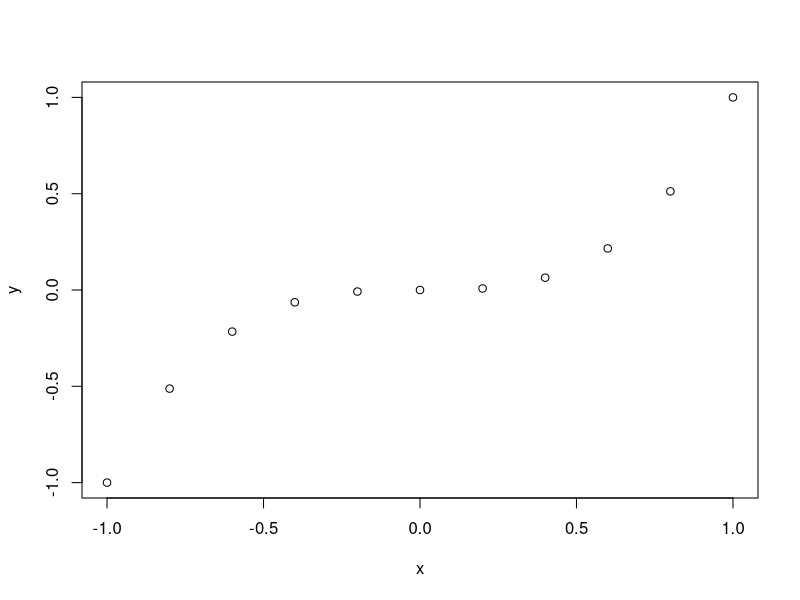
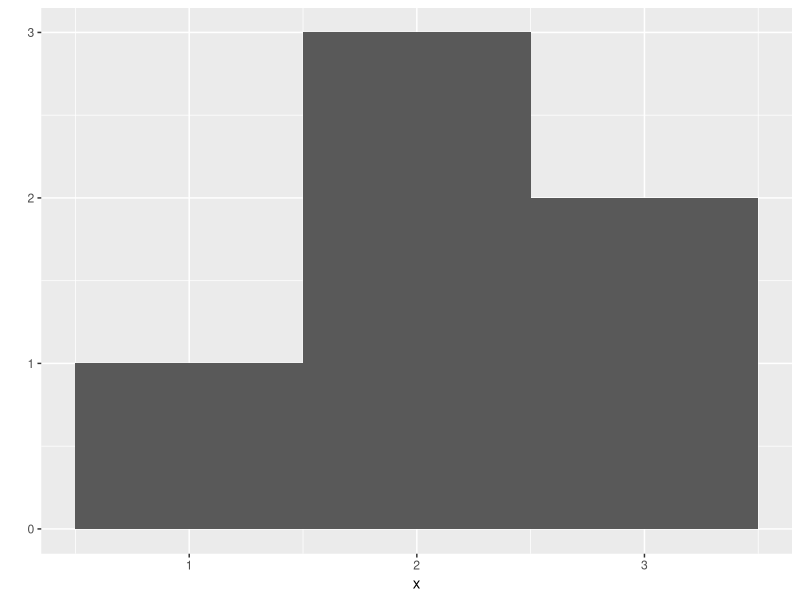
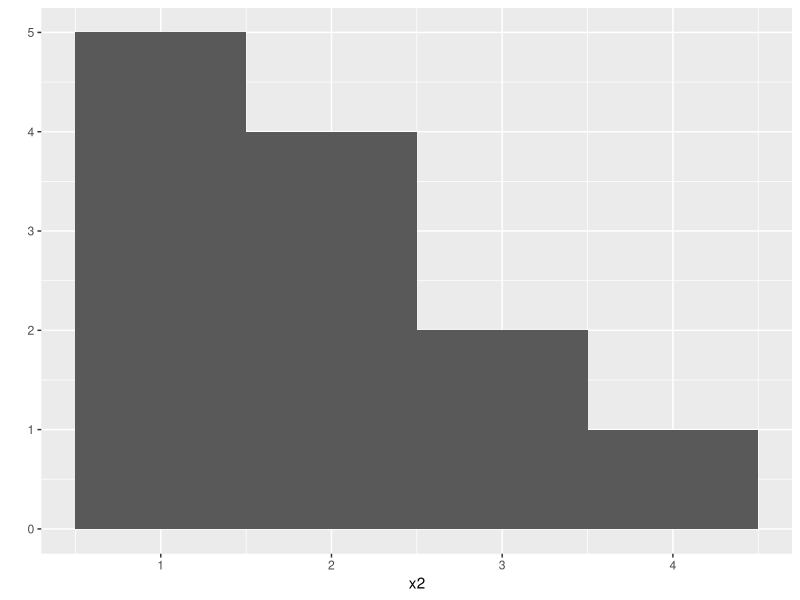
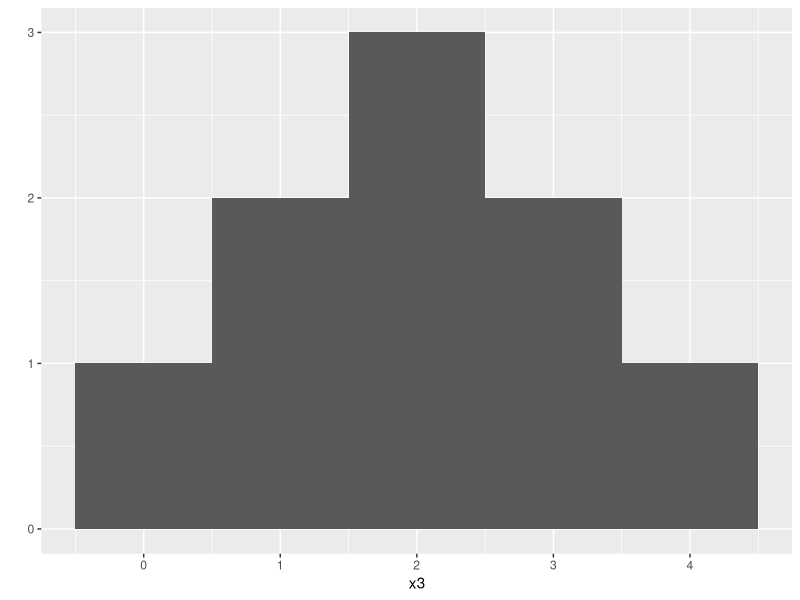
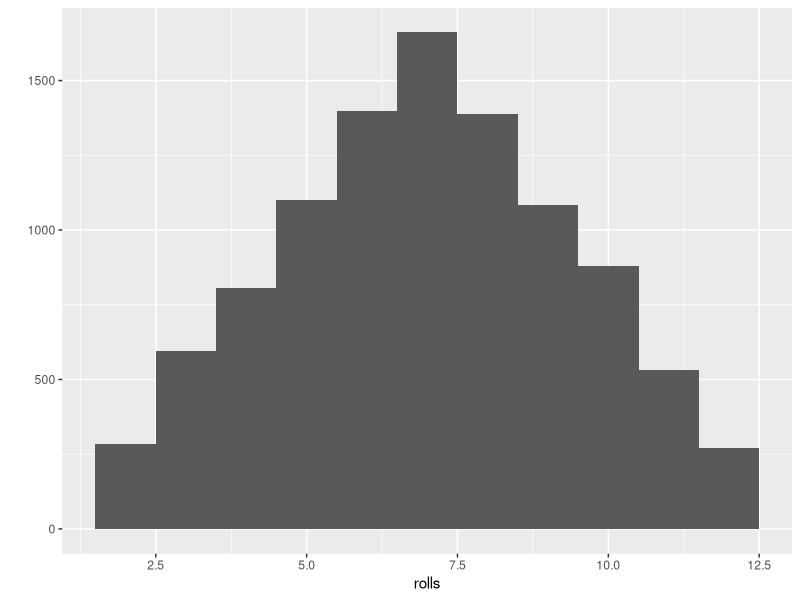
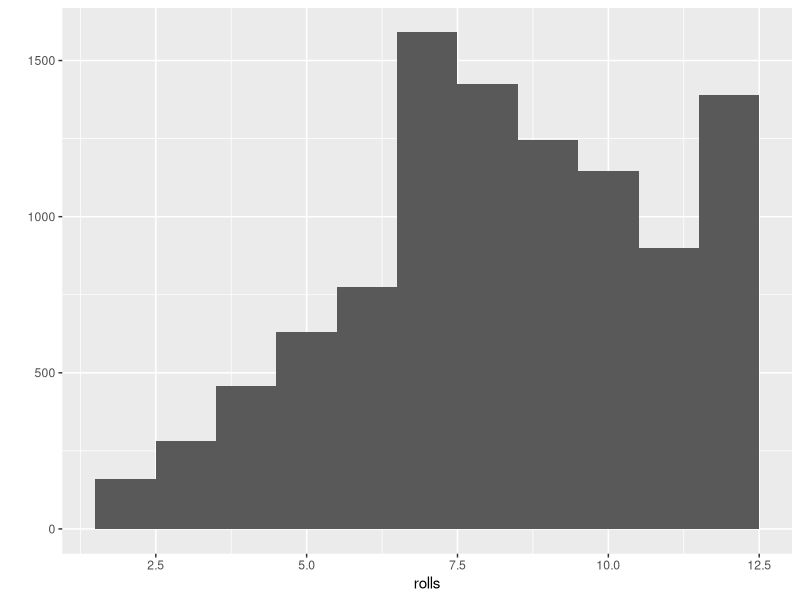

The R source for these figures, in order:
install.packages("ggplot2")

library("ggplot2")

qqplot

#Figure 2-1
x <- c(-1, -0.8, -0.6, -0.4, -0.2, 0, 0.2, 0.4, 0.6, 0.8, 1)
y <- x^3

qqplot(x, y)

## Figure 2-2
x <- c(1,2,2,2,3,3)
qplot(x, binwidth = 1)

x2 <- c(1, 1, 1, 1, 1, 2, 2, 2, 2, 3, 3, 4)
qplot(x2, binwidth = 1)

## Exercise
x3 <- c(0, 1, 1, 2, 2, 2, 3, 3, 4)
qplot(x3, binwidth = 1)

replicate(3, 1 + 1)
## Dice
roll <- function() {
  die <- 1:6
  dice <- sample(die, size = 2, replace = TRUE)
  sum(dice)
}

#replicate(10, roll())
rolls <- replicate(10000, roll())
qplot(rolls, binwidth = 1)

#Help Pages
?sqrt
?log10
?sample

??log # lookup

## Exercise 2
roll <- function() {
  die <- 1:6
  dice <- sample(die, size = 2, replace = TRUE, 
                 prob = c(1/8, 1/8, 1/8, 1/8, 1/8, 3/8))
  sum(dice)
}

rolls <- replicate(10000, roll())
qplot(rolls, binwidth = 1)


